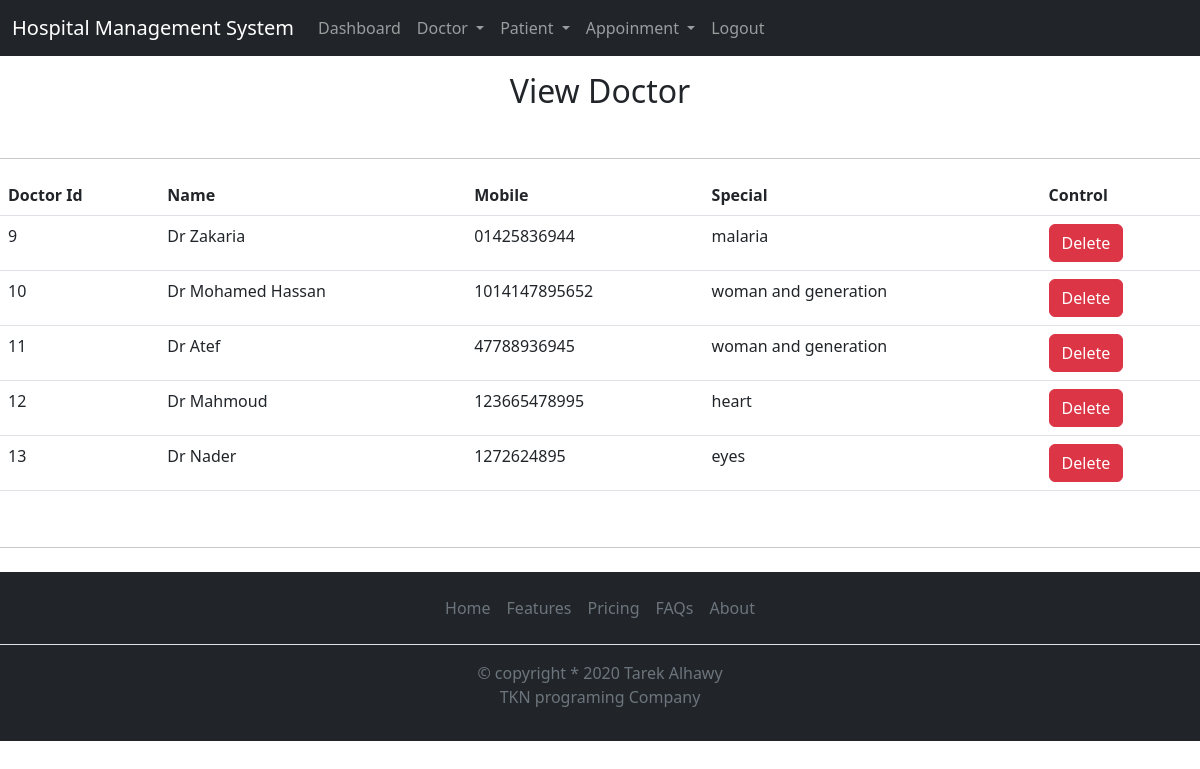
/view_doctor/ (signed in), run on the app's committed database.
### hospital/models.py (models this page shows, shortened)
class Doctor(models.Model):
    name = models.CharField(max_length=50)
    mobile = models.CharField(max_length=50)
    special = models.CharField(max_length=50)

### hospital/views.py (the view)
# urls.py: path('view_doctor/',views.view_doctor, name='view_doctor'),
def view_doctor(request):
    if request.user.is_authenticated:
        doctors = Doctor.objects.all()
        context = {
            'doctors' : doctors
        }
    else:
        return redirect('login')
    return render(request, 'view_doctor.html', context)

### templates/view_doctor.html (shortened to what this page needs)
{% extends 'base.html' %}
{% block content %}
<div>
    <h2 class="text-center mt-3">View Doctor</h2>
    <br>
    <hr>
    <table class="table table-hover mt-3">
        <thead>
          <tr>
            <th scope="col">Doctor Id</th>
            <th scope="col">Name</th>
            <th scope="col">Mobile</th>
            <th scope="col">Special</th>
            <th scope="col">Control  </th>
          </tr>
        </thead>
        <tbody>
            {% for doc in doctors %}
          <tr>
            <td>{{doc.id}}</td>
            <td>{{doc.name}}</td>
            <td>{{doc.mobile}}</td>
            <td>{{doc.special}}</td>
            <td>
                <a href="{% url 'delete_doctor' doc.id %}"
                onclick="return confirm('Are You Sure To Delete Doctor')" class="btn btn-danger">Delete</a>
            </td>
          </tr>
          {% endfor %}
        </tbody>
    </table>
</div>
<br>
{% endblock content %}

### templates/base.html (shortened to what this page needs)
{% load static %}
    <!doctype html>
    <html lang="en">
      <head>
        <link href="https://cdn.jsdelivr.net/npm/bootstrap@5.2.3/dist/css/bootstrap.min.css" rel="stylesheet">
        <link rel="stylesheet" href="https://cdnjs.cloudflare.com/ajax/libs/font-awesome/6.2.1/css/all.min.css" />
        <link rel="stylesheet" type="text/css" href="{% static 'css\mystyle.css' %}"/>
      </head>
      <body>
    {% include 'parts/navigation.html' %}
{% block content %}
{% endblock content %}
    {% include 'parts/footer.html' %}
  </body>
</html>

### templates/parts/navigation.html (shortened to what this page needs)
<nav class="navbar navbar-expand-lg navbar-dark bg-dark">
    <div class="container-fluid">
      <a class="navbar-brand" href="{% url 'home' %}">Hospital Management System</a>
      <div class="collapse navbar-collapse" id="navbarSupportedContent">
        <ul class="navbar-nav float-right mb-2 mb-lg-0">
          {% if request.user.is_authenticated %}
          <li class="nav-item">
            <a class="nav-link" aria-current="page" href="{% url 'dashboard' %}">Dashboard <span class="sr-only">(current)</span></a>
          </li>
            <li class="nav-item dropdown">
              <a class="nav-link dropdown-toggle" href="#" role="button" data-bs-toggle="dropdown" aria-expanded="false">
                Doctor
              </a>
          {% endif %}
          {% if request.user.is_authenticated %}
            <li class="nav-item dropdown">
              <a class="nav-link dropdown-toggle" href="#" role="button" data-bs-toggle="dropdown" aria-expanded="false">
                Patient
              </a>
          {% endif %}
          {% if request.user.is_authenticated %}
            <li class="nav-item dropdown">
              <a class="nav-link dropdown-toggle" href="#" role="button" data-bs-toggle="dropdown" aria-expanded="false">
                Appoinment
              </a>
          {% endif %}
            {% if request.user.is_authenticated %}
            <li class="nav-item">
              <a class="nav-link" href="{% url 'logout' %}">Logout</a>
            </li>
            {% endif %}
          </li>
        </ul>
      </div>
    </div>
  </nav>

### templates/parts/footer.html (shortened to what this page needs)
<hr>
<div class="bg-dark navbar-dark text-white">
  <footer class="py-3 my-4">
    <ul class="nav justify-content-center border-bottom pb-3 mb-3 text-white">
      <li class="nav-item"><a href="#" class="nav-link px-2 text-muted">Home</a></li>
      <li class="nav-item"><a href="#" class="nav-link px-2 text-muted">Features</a></li>
      <li class="nav-item"><a href="#" class="nav-link px-2 text-muted">Pricing</a></li>
      <li class="nav-item"><a href="#" class="nav-link px-2 text-muted">FAQs</a></li>
      <li class="nav-item"><a href="#" class="nav-link px-2 text-muted">About</a></li>
    </ul>
    <p class="text-center text-muted text-white">&copy; copyright * 2020 Tarek Alhawy<br> TKN programing Company</p>
  </footer>
</div>

### static/css/mystyle.css (style rules this page uses)
a { text-decoration: none; }

### data on the page
Doctor: id "9", name "Dr Zakaria", mobile "01425836944", special "malaria"
Doctor: id "10", name "Dr Mohamed Hassan", mobile "1014147895652", special "woman and generation"
Doctor: id "11", name "Dr Atef", mobile "47788936945", special "woman and generation"
Doctor: id "12", name "Dr Mahmoud", mobile "123665478995", special "heart"
Doctor: id "13", name "Dr Nader", mobile "1272624895", special "eyes"
